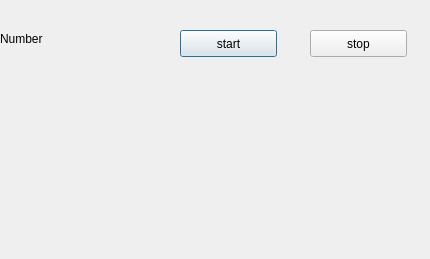
<?xml version="1.0" encoding="UTF-8"?>
<ui version="4.0">
 <class>myDialog</class>
 <widget class="QDialog" name="myDialog">
  <property name="geometry">
   <rect>
    <x>0</x>
    <y>0</y>
    <width>430</width>
    <height>259</height>
   </rect>
  </property>
  <property name="sizePolicy">
   <sizepolicy hsizetype="Maximum" vsizetype="Maximum">
    <horstretch>0</horstretch>
    <verstretch>0</verstretch>
   </sizepolicy>
  </property>
  <property name="windowTitle">
   <string>Dialog</string>
  </property>
  <widget class="QPushButton" name="pushButton">
   <property name="geometry">
    <rect>
     <x>180</x>
     <y>30</y>
     <width>97</width>
     <height>27</height>
    </rect>
   </property>
   <property name="text">
    <string>start</string>
   </property>
  </widget>
  <widget class="QLabel" name="label">
   <property name="geometry">
    <rect>
     <x>0</x>
     <y>30</y>
     <width>67</width>
     <height>17</height>
    </rect>
   </property>
   <property name="text">
    <string>Number</string>
   </property>
  </widget>
  <widget class="QPushButton" name="pushButton_2">
   <property name="geometry">
    <rect>
     <x>310</x>
     <y>30</y>
     <width>97</width>
     <height>27</height>
    </rect>
   </property>
   <property name="text">
    <string>stop</string>
   </property>
  </widget>
 </widget>
 <resources/>
 <connections/>
</ui>
